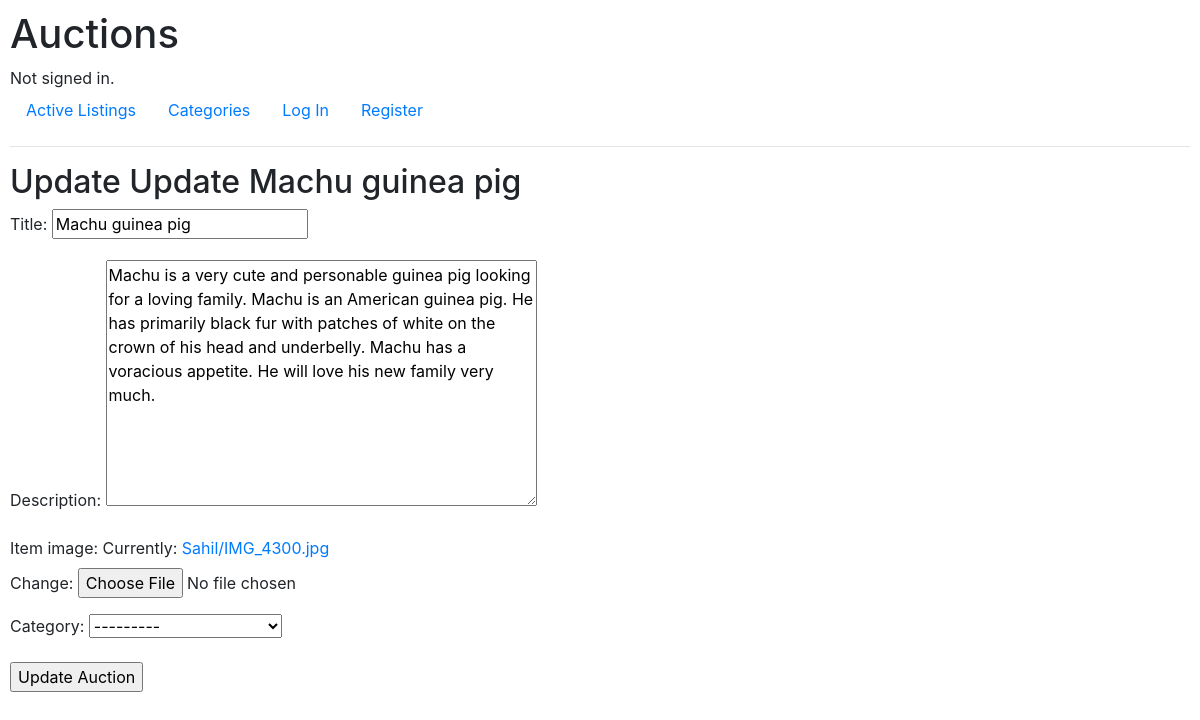
Page /auction/8/update on the earlier database version.
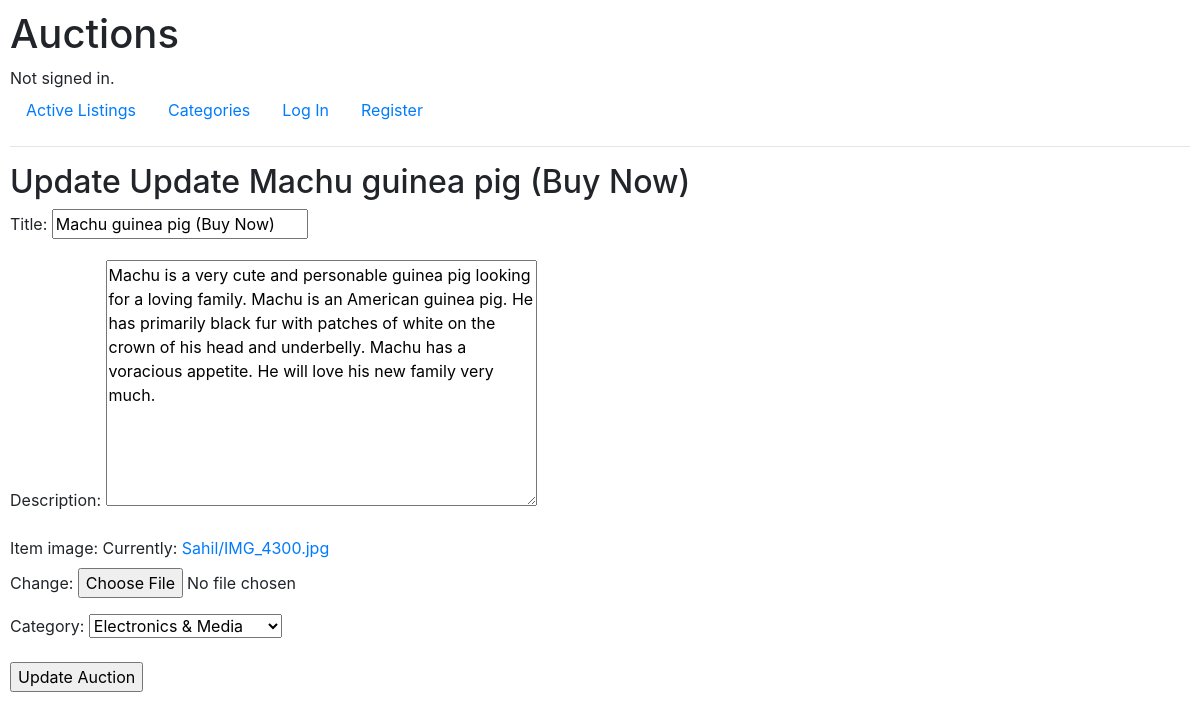
Same page on the later database version.
### auctions/models.py (models this page shows, shortened)
class AuctionItem(models.Model):
    title = models.CharField(max_length=64)
    description = models.TextField()
    current_price = models.DecimalField(max_digits=8, decimal_places=2)
    item_image = models.ImageField(
        upload_to=get_image_path,
        default='default.png'
    )
    category = models.ForeignKey(
        Category,
        on_delete=models.SET_NULL,
        blank=True,
        null=True,
        related_name='auction_items'
    )
    creator = models.ForeignKey(
        User,
        on_delete=models.CASCADE,
        related_name='auctions_created'
    )
    is_active = models.BooleanField(default=True)
    winner = models.ForeignKey(
        User,
        on_delete=models.SET_NULL,
        blank=True,
        null=True,
        related_name='auctions_won'
    )
    creation_date = models.DateTimeField(auto_now_add=True)
    closing_date = models.DateTimeField(blank=True, null=True)
    last_modified = models.DateTimeField(auto_now=True)

### auctions/views.py (the view)
def update_auction_item(request, auction_id):
    try:
        auction_item = AuctionItem.objects.get(pk=auction_id)
    except ObjectDoesNotExist:
        pass
    has_bids = 1 if auction_item.bids.count() > 0 else 0
    if request.method == 'POST':
        auction_item_form = AuctionItemForm(
            request.POST, request.FILES, instance=auction_item, has_bids=has_bids)
        if auction_item_form.is_valid():
            auction_item_form.save()
            return render(request, "auctions/auction_view.html", {
                'auction_item': auction_item,
                'bid_form': BidForm(),
                'total_bids': auction_item.bids.count(),
                'comment_form': CommentForm(),
                'success_message': "Auction has been updated successfully"
            })
        else:
            return render(request, "auctions/update_auction.html", {
                'auction_item': auction_item,
                'auction_item_form': auction_item_form,
                'title': f"Error Updating {auction_item.title}"
            })
    else:
        auction_item_form = AuctionItemForm(
            instance=auction_item, has_bids=has_bids)
        return render(request, "auctions/update_auction.html", {
            'auction_item': auction_item,
            'auction_item_form': auction_item_form,
            'title': f"Update {auction_item.title}"
        })

### auctions/views.py
class AuctionItemForm(ModelForm):
    def __init__(self, *args, **kwargs):
        self.has_bids = kwargs.pop('has_bids', None)
        super(AuctionItemForm, self).__init__(*args, **kwargs)
        if self.has_bids is not None and self.has_bids == 1:
            del self.fields['current_price']
    class Meta:
        model = AuctionItem
        exclude = ['creator', 'is_active', 'winner',
                   'creation_date', 'closing_date']

### auctions/models.py (called while the page is built)
    def __str__(self):
        return f"{self.name}"

### auctions/templates/auctions/update_auction.html (shortened to what this page needs)
{% extends "auctions/layout.html" %}
{% block body %}
<h2>Update {{ title }}</h2>
<form action="{% url 'update_auction_item' auction_item.id %}" method="post">
    {{ auction_item_form.as_p }}
    <input type="submit" value="Update Auction">
</form>
{% endblock %}

Differences in the rows shown:
changed AuctionItem: title "Machu guinea pig" → "Machu guinea pig (Buy Now)"; category "---------" → "Electronics & Media"
Other differences:
{{ title }}: "Update Machu guinea pig" → "Update Machu guinea pig (Buy Now)"
